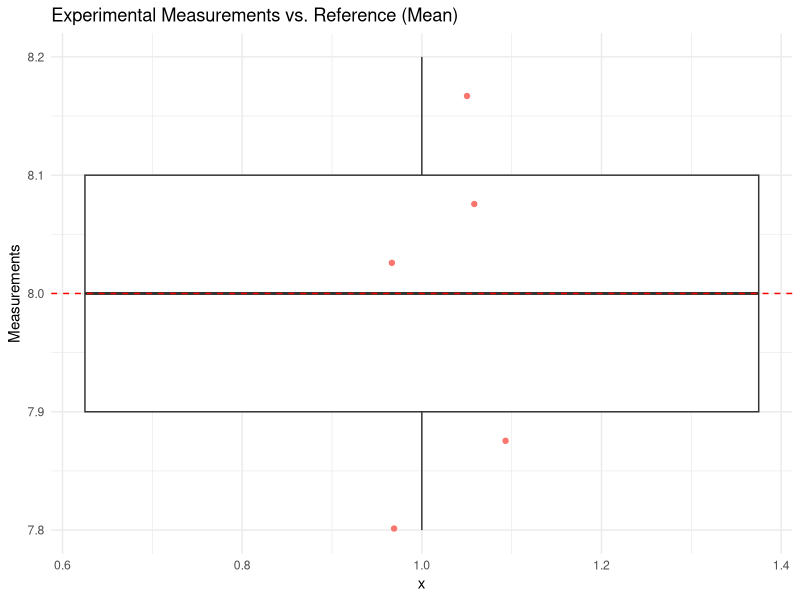

The R source for this figure:
# Sample data of experimental measurements
experimental_data <- c(8.1, 7.9, 8.0, 7.8, 8.2)  # Replace with your experimental measurements

# Calculate the reference value as the mean of experimental measurements
reference_value <- mean(experimental_data)

# Calculate accuracy and precision metrics
accuracy <- reference_value - mean(experimental_data)
precision <- sd(experimental_data)

# Print accuracy and precision
cat("Reference Value (Mean of Experimental Measurements):", reference_value, "\n")
cat("Accuracy:", accuracy, "\n")
cat("Precision:", precision, "\n")

# Visualize the measurements
library(ggplot2)
df <- data.frame(Measurements = experimental_data)
p <- ggplot(df, aes(x = 1, y = Measurements)) +
  geom_boxplot() +
  geom_point(aes(color = "Measurements"), position = position_jitter(width = 0.1)) +
  geom_hline(yintercept = reference_value, linetype = "dashed", color = "red") +
  labs(title = "Experimental Measurements vs. Reference (Mean)") +
  theme_minimal() +
  theme(legend.position = "none")
print(p)
